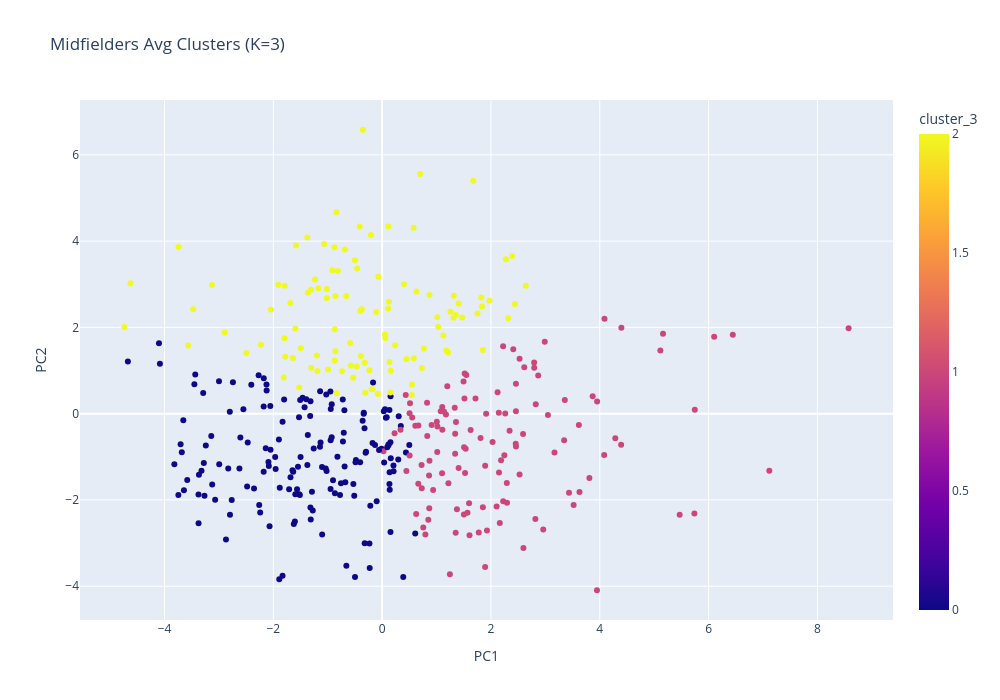

The cell this chart's notebook holds for it:
### Code cell
pca = PCA(n_components=2)

X_avg_pca = pca.fit_transform(X_avg_scaled)

df_avg["PC1"] = X_avg_pca[:,0]
df_avg["PC2"] = X_avg_pca[:,1]

fig = px.scatter(
    df_avg,
    x="PC1",
    y="PC2",
    color=f"cluster_{x}",
    hover_name='player',         
    hover_data=['team','appearances','minutesplayed'], 
    title=f"Midfielders Avg Clusters (K={x})",
    width=1000,
    height=700
)

fig.show()

### Figure 1 — Plotly figure (JSON) as saved in the notebook; plotly's stock layout.template omitted (floating-point values rounded to 4 significant figures; data arrays with more than 128 entries replaced by an {"elided": "..."} marker saying what was removed)
{"data": [{"customdata": {"elided": "387x3 mixed values"}, "hovertemplate": "<b>%{hovertext}</b><br><br>PC1=%{x}<br>PC2=%{y}<br>team=%{customdata[0]}<br>appearances=%{customdata[1]}<br>minutesplayed=%{customdata[2]}<br>cluster_3=%{marker.color}<extra></extra>", "hovertext": {"elided": "387 str values"}, "legendgroup": "", "marker": {"color": {"elided": "387 int values"}, "coloraxis": "coloraxis", "symbol": "circle"}, "mode": "markers", "name": "", "orientation": "v", "showlegend": false, "type": "scatter", "x": {"elided": "387 float values"}, "xaxis": "x", "y": {"elided": "387 float values"}, "yaxis": "y"}], "layout": {"coloraxis": {"colorbar": {"title": {"text": "cluster_3"}}, "colorscale": [[0, "#0d0887"], [0.1111, "#46039f"], [0.2222, "#7201a8"], [0.3333, "#9c179e"], [0.4444, "#bd3786"], [0.5556, "#d8576b"], [0.6667, "#ed7953"], [0.7778, "#fb9f3a"], [0.8889, "#fdca26"], [1, "#f0f921"]]}, "height": 700, "legend": {"tracegroupgap": 0}, "title": {"text": "Midfielders Avg Clusters (K=3)"}, "width": 1000, "xaxis": {"anchor": "y", "domain": [0, 1], "title": {"text": "PC1"}}, "yaxis": {"anchor": "x", "domain": [0, 1], "title": {"text": "PC2"}}}}
